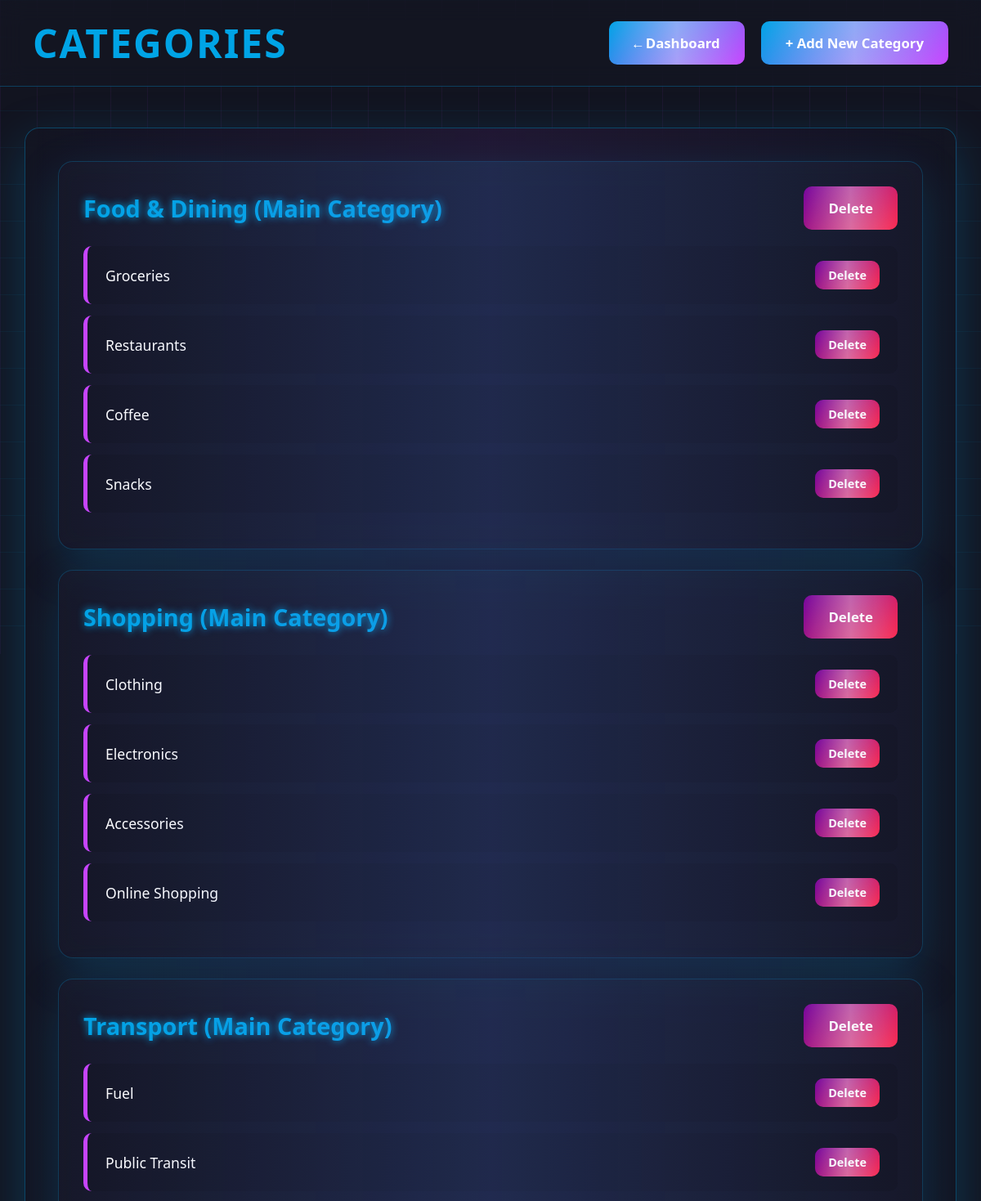
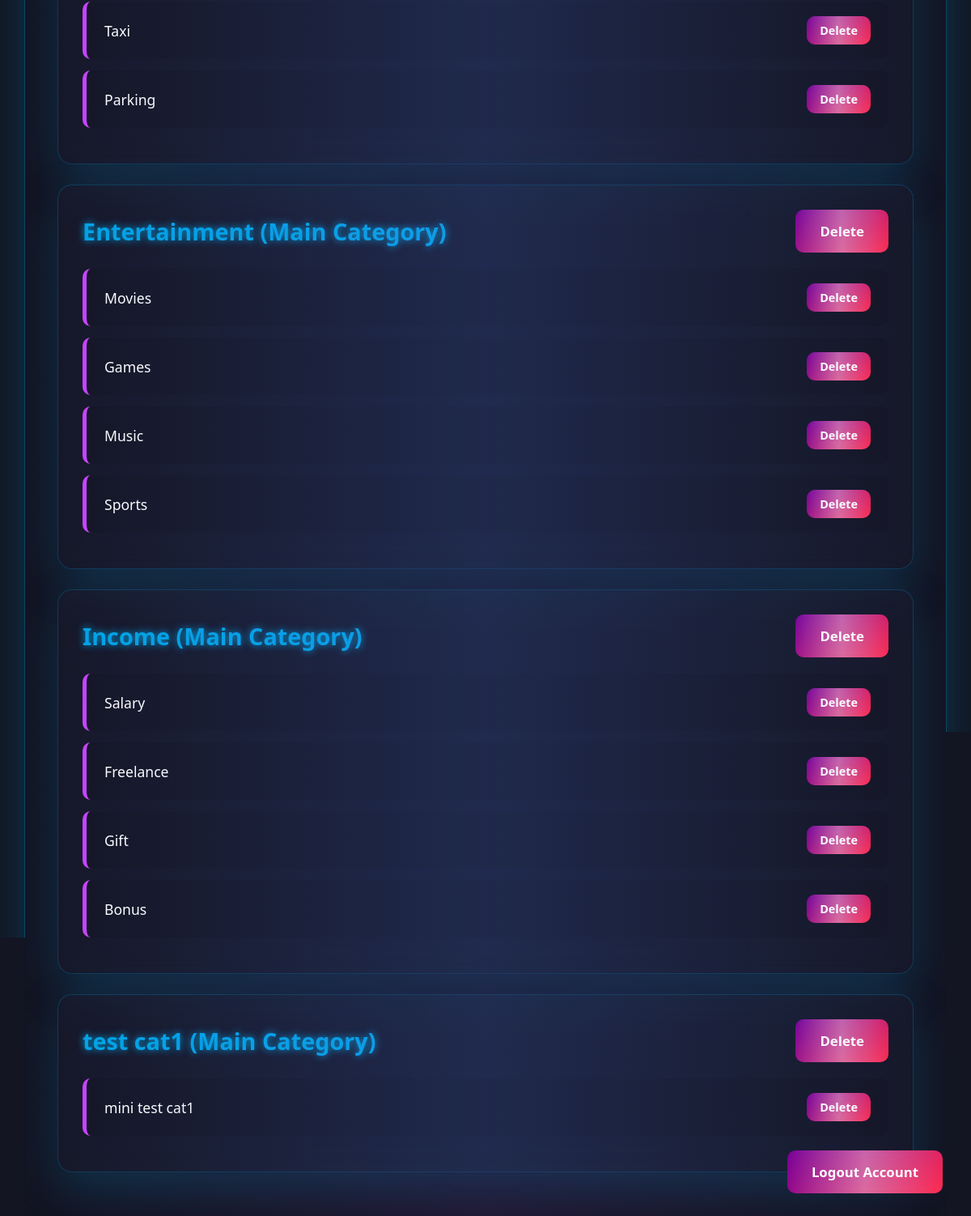
The page /categories/ (signed in) on the database its author committed (2 pictures, top to bottom).
### categories/models.py (models this page shows, shortened)
class MainCategory(models.Model):
    name = models.CharField(max_length=50)
    user = models.ForeignKey(User, on_delete=models.CASCADE)
    created_at = models.DateTimeField(auto_now_add=True)

class SubCategory(models.Model):
    name = models.CharField(max_length=50)
    main_category = models.ForeignKey(MainCategory, on_delete=models.CASCADE)
    user = models.ForeignKey(User, on_delete=models.CASCADE)
    created_at = models.DateTimeField(auto_now_add=True)

### categories/views.py (the view)
# urls.py: path('', views.category_list, name='category_list'),
@login_required
def category_list(request):
    main_categories = MainCategory.objects.filter(user=request.user).prefetch_related('subcategory_set')
    return render(request, 'category_list.html', {
        'main_categories': main_categories
    })

### templates/category_list.html (shortened to what this page needs)
<!DOCTYPE html>
<html lang="en">
<head>
</head>
<body>
    <canvas id="bg-canvas"></canvas>
    <div class="grid-overlay"></div>
    <nav class="main-nav">
        <h1 class="page-title">CATEGORIES</h1>
        <div class="nav-actions">
            <a href="{% url 'dashboard' %}" class="cyber-btn">← Dashboard</a>
            <a href="{% url 'add_category' %}" class="cyber-btn">+ Add New Category</a>
        </div>
    </nav>
    <div class="dashboard-wrapper">
        <div class="category-panel">
            {% for main in main_categories %}
                <div class="category-block">
                    <div class="category-header">
                        <h3 class="category-name">{{ main.name }} (Main Category)</h3>
                        <form method="post" action="{% url 'delete_category' 'main' main.id %}" style="margin:0;">
                            <button class="cyber-btn delete-btn" onclick="return confirm('Delete this main category and all its subcategories?')">Delete</button>
                        </form>
                    </div>
                    <ul>
                        {% for sub in main.subcategory_set.all %}
                            <li class="sub-item">
                                {{ sub.name }}
                                <form method="post" action="{% url 'delete_category' 'sub' sub.id %}" style="margin:0;">
                                    <button class="cyber-btn delete-btn" style="padding: 8px 16px; font-size: 0.9rem;" onclick="return confirm('Are you sure you want to delete this subcategory?')">Delete</button>
                                </form>
                            </li>
                        {% empty %}
                            <li class="sub-item">No subcategories yet</li>
                        {% endfor %}
                    </ul>
                </div>
            {% empty %}
                <p class="empty-text">No categories yet. Click "Add New Category" to create your first one.</p>
            {% endfor %}
        </div>
    </div>
    <div class="float-logout">
        <a href="{% url 'logout' %}" class="cyber-btn logout-btn">Logout Account</a>
    </div>
</body>
</html>

### templates/category_list.html (style rules this page uses)
* { margin: 0; padding: 0; box-sizing: border-box; font-family: 'Segoe UI', Roboto, monospace; }
:root { --primary-blue: #00A4E6; --primary-purple: #c944ff; --accent-red: #ff2b4f; --dark-bg: #121420; --card-bg: rgba(20, 22, 36, 0.65); --input-bg: rgba(25, 28, 45, 0.7); --text-white: #ffffff; --text-gray: #b0c4de; }
body { overflow-x: hidden; min-height: 100vh; background: var(--dark-bg); padding: 0; color: var(--text-white); perspective: 1200px; }
#bg-canvas { position: fixed; top: 0; left: 0; width: 100vw; height: 100vh; z-index: -3; pointer-events: none; }
.grid-overlay { position: fixed; top: 0; left: 0; width: 100vw; height: 100vh; background-image: linear-gradient(rgba(0, 164, 230, 0.06) 1px, transparent 1px), linear-gradient(90deg, rgba(201, 68, 255, 0.06) 1px, transparent 1px); background-size: 45px 45px; z-index: -2; pointer-events: none; }
.main-nav { position: sticky; top: 0; z-index: 10; backdrop-filter: blur(14px); background: rgba(20,22,36,0.6); border-bottom: 1px solid rgba(0,164,230,0.3); padding: 20px 40px; display: flex; justify-content: space-between; align-items: center; overflow: visible; }
.page-title { font-size: 3rem; color: var(--primary-blue); animation: textGlow 4s infinite ease-in-out; letter-spacing: 2px; font-weight: 900; overflow: visible; }
.nav-actions { display: flex; gap: 20px; align-items: center; }
.cyber-btn { position: relative; display: inline-block; padding: 15px 30px; background: linear-gradient(135deg, var(--primary-blue), var(--primary-purple)); color: #fff; text-decoration: none; font-weight: 700; font-size: 1.05rem; border-radius: 10px; border: none; overflow: hidden; transition: all 0.35s ease; cursor: pointer; transform-style: preserve-3d; }
.cyber-btn::before { content: ""; position: absolute; top: 0; left: 0; width: 100%; height: 100%; background: linear-gradient(90deg, transparent, rgba(255,255,255,0.35), transparent); animation: sweepGlow 3.2s infinite linear; }
.delete-btn { background: linear-gradient(135deg, #770099, var(--accent-red)); }
.dashboard-wrapper { position: relative; z-index: 1; max-width: 1250px; margin: 50px auto; padding: 0 30px; }
.category-panel { background: var(--card-bg); backdrop-filter: blur(14px); border: 1px solid rgba(0,164,230,0.35); border-radius: 18px; padding: 40px; margin-bottom: 30px; position: relative; overflow: hidden; box-shadow: 0 20px 60px rgba(0,164,230,0.25); }
.category-panel::after { content: ""; position: absolute; top: 0; left: 0; width: 100%; height: 100%; background: linear-gradient(90deg, transparent, rgba(201, 68, 255,0.08), transparent); animation: sweepGlow 5s infinite linear; pointer-events: none; }
.category-block { position: relative; background: var(--input-bg); backdrop-filter: blur(14px); border-radius: 18px; padding: 30px; overflow: hidden; border: 1px solid rgba(0,164,230,0.25); transition: all 0.4s ease; animation: floatUp 6s infinite ease-in-out; transform-style: preserve-3d; box-shadow: 0 20px 60px rgba(0,164,230,0.2); margin-bottom: 25px; }
.category-block::after { content: ""; position: absolute; top: 0; left: 0; width: 100%; height: 100%; background: linear-gradient(90deg, transparent, rgba(0,164,230,0.12), transparent); animation: sweepGlow 4s infinite linear; pointer-events: none; }
.category-header { display: flex; justify-content: space-between; align-items: center; margin-bottom: 20px; }
.category-name { font-size: 1.8rem; color: var(--primary-blue); text-shadow: 0 0 10px var(--primary-blue); }
ul { list-style: none; }
.sub-item { padding: 18px 22px; margin: 14px 0; background: var(--card-bg); border-left: 5px solid var(--primary-purple); border-radius: 10px; font-size: 1.1rem; transition: all 0.3s ease; display: flex; justify-content: space-between; align-items: center; }
.float-logout { position: fixed; bottom: 35px; right: 35px; z-index: 9; }
.logout-btn { background: linear-gradient(135deg, #770099, var(--accent-red)); }

### rows shown on the page
MainCategory: name "Food & Dining"
SubCategory: name "Groceries"
SubCategory: name "Restaurants"
SubCategory: name "Coffee"
SubCategory: name "Snacks"
MainCategory: name "Shopping"
SubCategory: name "Clothing"
SubCategory: name "Electronics"
SubCategory: name "Accessories"
SubCategory: name "Online Shopping"
MainCategory: name "Transport"
SubCategory: name "Fuel"
SubCategory: name "Public Transit"
SubCategory: name "Taxi"
SubCategory: name "Parking"
MainCategory: name "Entertainment"
SubCategory: name "Movies"
SubCategory: name "Games"
SubCategory: name "Music"
SubCategory: name "Sports"
MainCategory: name "Income"
SubCategory: name "Salary"
SubCategory: name "Freelance"
SubCategory: name "Gift"
SubCategory: name "Bonus"
MainCategory: name "test cat1"
SubCategory: name "mini test cat1"
